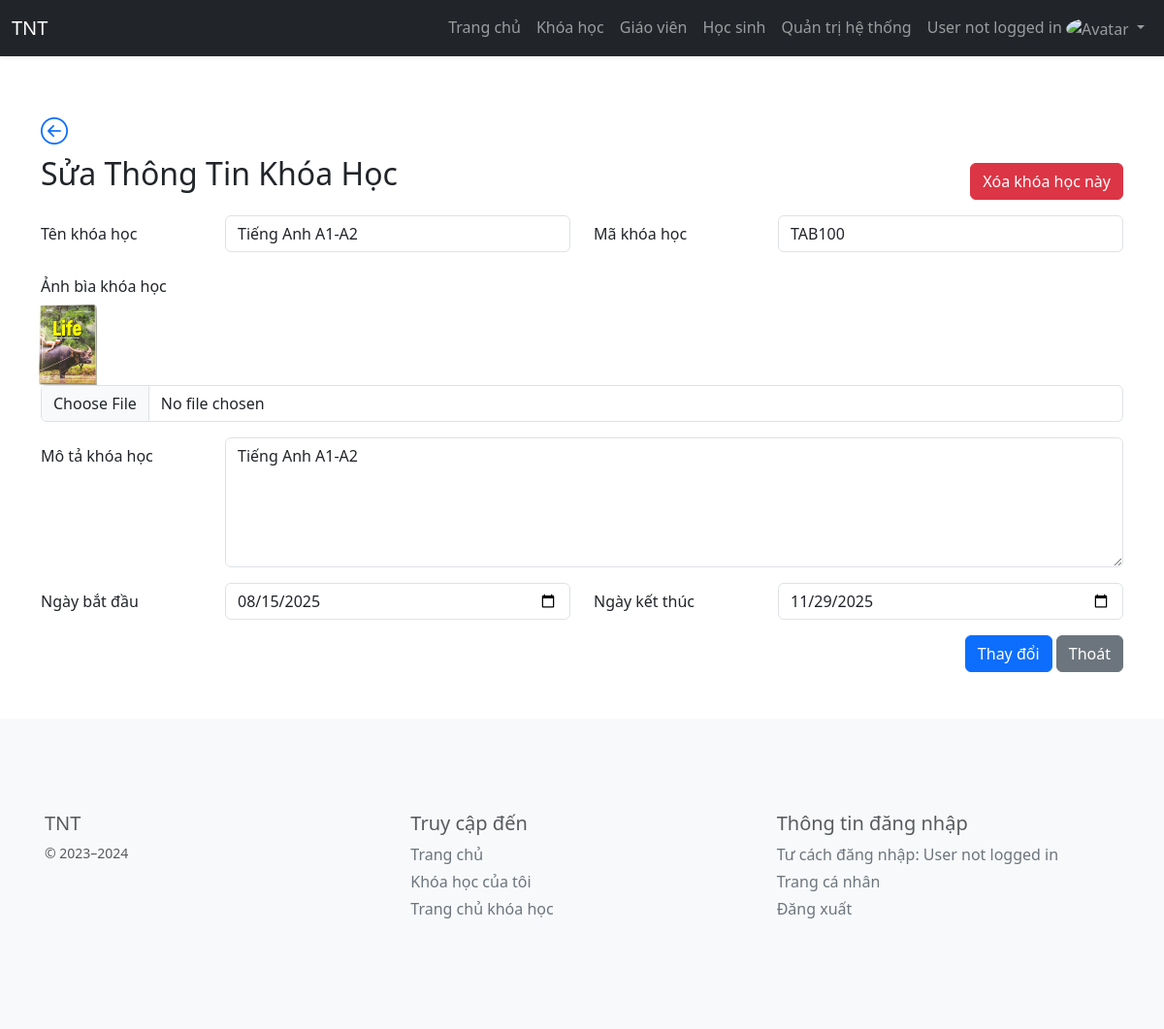
Screenshot of /admin/course_edit.php?id=5 with the database file from the repository.
### tables this page shows
CREATE TABLE `course` (
  `course_id` int(11) NOT NULL,
  `course_background` varchar(255) DEFAULT NULL,
  `course_code` varchar(10) NOT NULL,
  `course_name` varchar(255) NOT NULL,
  `course_description` text NOT NULL,
  `teacher_id` bigint(20) NOT NULL,
  `start_date` date NOT NULL,
  `end_date` date NOT NULL,
  `status` char(1) NOT NULL
);

### admin/course_edit.php (the view, shortened to what this page needs)
<?php
include("layout.php");
include_once("../config/connect.php");
$id = $_GET['id'];
$teacher_id = $_GET['teacher_id'];
$sql_course = "SELECT * FROM course Where course_id = $id";
$query_course = mysqli_query($dbconnect, $sql_course);
$result = mysqli_fetch_array($query_course);
?>
<!DOCTYPE html>
<html lang="en">
<head>
    <link rel="stylesheet" href="https://cdn.jsdelivr.net/npm/bootstrap@5.3.0/dist/css/bootstrap.min.css">
    <link rel="stylesheet" href="https://cdn.jsdelivr.net/npm/bootstrap-icons@1.11.3/font/bootstrap-icons.min.css">
</head>
<body>
    <div class="container mt-5">
        <h3><a href="course_show.php?id=<?php echo $id; ?>&teacher_id=<?php echo $teacher_id ?>"><i class="bi bi-arrow-left-circle"></i></a></h3>
        <div class="row mb-3">
            <div class="col-md-6">
                <h2>Sửa Thông Tin Khóa Học </h2>
            </div>
            <div class="col-md-6">
                <div class="d-flex justify-content-end">
                    <button type="button" class="btn btn-danger float-end" data-bs-toggle="modal" data-bs-target="#deleteCourseModal">Xóa khóa học này</button>
                </div>
            </div>
        </div>
        <form method="POST" enctype="multipart/form-data" class="needs-validation" novalidate id="accountForm">
            <div class="mb-3 row">
                <label for="course_name" class="col-sm-2 col-form-label">Tên khóa học</label>
                <div class="col-sm-4">
                    <input type="text" class="form-control" id="course_name" name="course_name" placeholder="Nhập tên khóa học" maxlength="225" required value="<?php echo $result['course_name']; ?>">
                </div>
                <label for="course_code" class="col-sm-2 col-form-label">Mã khóa học</label>
                <div class="col-sm-4">
                    <input type="text" class="form-control" id="course_code" name="course_code" placeholder="Nhập mã khóa học" maxlength="6" required value="<?php echo $result['course_code']; ?>">
                </div>
            </div>
            <div class="mb-3 row">
                <label for="course_image" class="col-sm-2 col-form-label">Ảnh bìa khóa học</label>
                <span style="padding-left: 10px;"><img src="/assets/file/course_background/<?php echo $result['course_background']; ?>" width="60px"></span>
                <div class="col-sm-12">
                    <input type="file" class="form-control" id="course_image" name="course_image">
                </div>
            </div>
            <div class="mb-3 row">
                <label for="course_description" class="col-sm-2 col-form-label">Mô tả khóa học</label>
                <div class="col-sm-10">
                    <textarea class="form-control" id="course_description" name="course_description" rows="5" placeholder="Nhập mô tả khóa học" required><?php echo $result['course_description']; ?></textarea>
                </div>
            </div>
            <div class="mb-3 row">
                <label for="start_date" class="col-sm-2 col-form-label">Ngày bắt đầu</label>
                <div class="col-sm-4">
                    <input type="date" class="form-control" id="start_date" name="start_date" required value="<?php echo $result['start_date']; ?>">
                </div>
                <label for="end_date" class="col-sm-2 col-form-label">Ngày kết thúc</label>
                <div class="col-sm-4">
                    <input type="date" class="form-control" id="end_date" name="end_date" required value="<?php echo $result['end_date']; ?>">
                </div>
            </div>
            <div class="mb-3 row">
                <div class="col-sm-12 text-end">
                    <button type="submit" class="btn btn-primary" name="sbm">Thay đổi</button>
                    <a class="btn btn-secondary" href="course_show.php?id=<?php echo $id; ?>&teacher_id=<?php echo $teacher_id ?>">Thoát</a>
                </div>
            </div>
        </form>
    </div>
        <?php include("../footer.php"); ?>
</body>
</html>

### admin/layout.php (style rules this page uses)
body { padding-top: 70px; }

### rows the page displays
course: course_name "Tiếng Anh A1-A2", course_code "TAB100", course_background (picture), course_description "Tiếng Anh A1-A2", start_date "08/15/2025", end_date "11/29/2025"

### other values shown
$username_now "User not logged in"
